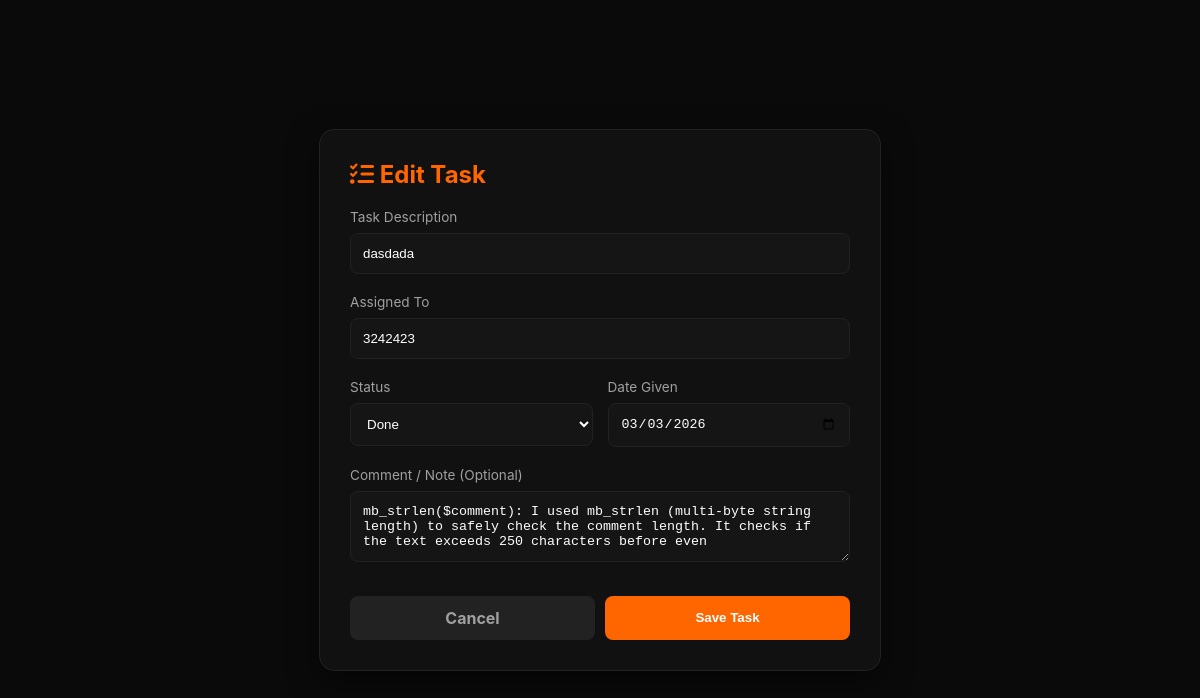
/add_task.php?id=5 (signed in), run on the app's committed database.
### tables this page shows
CREATE TABLE `tasks` (
  `id` int(11) NOT NULL,
  `task_description` text NOT NULL,
  `assigned_to` varchar(100) NOT NULL,
  `status` enum('Pending','In-Progress','Done') DEFAULT 'Pending',
  `date_given` date NOT NULL,
  `date_completed` date DEFAULT NULL,
  `comment` text DEFAULT NULL,
  `created_at` timestamp NOT NULL DEFAULT current_timestamp(),
  `last_updated` timestamp NOT NULL DEFAULT current_timestamp() ON UPDATE current_timestamp()
);

### add_task.php (the view, shortened to what this page needs)
<?php
require_once 'db.php';
$task = [
    'id' => '',
    'task_description' => '',
    'assigned_to' => '',
    'status' => 'Pending',
    'date_given' => date('Y-m-d'),
    'date_completed' => '',
    'comment' => ''
];
if (isset($_GET['id'])) {
    $stmt = $conn->prepare("SELECT * FROM tasks WHERE id = ?");
    $stmt->bind_param("i", $_GET['id']);
    $stmt->execute();
    $result = $stmt->get_result();
    if ($row = $result->fetch_assoc()) {
        $task = $row;
    }
}
$referer = $_SERVER['HTTP_REFERER'] ?? 'taskbox.php';
?>
<!DOCTYPE html>
<html lang="en">
<head>
    <link rel="stylesheet" href="https://cdnjs.cloudflare.com/ajax/libs/font-awesome/6.4.0/css/all.min.css">
</head>
<body>
<div class="form-card">
    <h2><i class="fa-solid fa-list-check"></i> <?php echo $task['id'] ? 'Edit Task' : 'New Task'; ?></h2>
    <form action="task_CRUD.php" method="POST">
        <div class="form-group">
            <label>Task Description</label>
            <input type="text" name="task_description" value="<?php echo htmlspecialchars($task['task_description']); ?>" required placeholder="What needs to be done?">
        </div>
        <div class="form-group">
            <label>Assigned To</label>
            <input type="text" name="assigned_to" value="<?php echo htmlspecialchars($task['assigned_to']); ?>" required placeholder="Name of Tech Support">
        </div>
        <div style="display: flex; gap: 15px;">
            <div class="form-group" style="flex: 1;">
                <label>Status</label>
                <select name="status">
                    <option value="Done" <?php echo $task['status'] == 'Done' ? 'selected' : ''; ?>>Done</option>
                </select>
            </div>
            <div class="form-group" style="flex: 1;">
                <label>Date Given</label>
                <input type="date" name="date_given" value="<?php echo $task['date_given']; ?>">
            </div>
        </div>
        <div class="form-group">
            <label>Comment / Note (Optional)</label>
            <textarea name="comment" rows="3"><?php echo htmlspecialchars($task['comment']); ?></textarea>
        </div>
        <div class="btn-row">
            <a href="<?php echo $referer; ?>" class="btn btn-cancel">Cancel</a>
            <button type="submit" class="btn btn-save">Save Task</button>
        </div>
    </form>
</div>
</body>
</html>

### add_task.php (style rules this page uses)
:root { --bg-dark: #0a0a0a; --card-bg: #111111; --primary-orange: #ff6600; --text-main: #ffffff; --border-color: #222222; --input-bg: #151515; }
body { background-color: var(--bg-dark); color: var(--text-main); font-family: 'Inter', sans-serif; display: flex; justify-content: center; align-items: center; min-height: 100vh; margin: 0; }
.form-card { background: var(--card-bg); padding: 30px; border-radius: 15px; border: 1px solid var(--border-color); width: 100%; max-width: 500px; box-shadow: 0 10px 30px rgba(0,0,0,0.5); }
h2 { margin-top: 0; color: var(--primary-orange); }
.form-group { margin-bottom: 20px; }
label { display: block; margin-bottom: 8px; font-size: 0.85rem; color: #a0a0a0; }
input, select, textarea { width: 100%; padding: 12px; background: var(--input-bg); border: 1px solid var(--border-color); border-radius: 8px; color: white; box-sizing: border-box; outline: none; }
.btn-row { display: flex; gap: 10px; margin-top: 30px; }
.btn { flex: 1; padding: 12px; border-radius: 8px; font-weight: bold; cursor: pointer; border: none; transition: 0.3s; }
.btn-save { background: var(--primary-orange); color: white; }
.btn-cancel { background: #222; color: #a0a0a0; text-decoration: none; text-align: center; }

### data on the page
tasks: task_description "dasdada", assigned_to "3242423", status "Done", date_given "03/03/2026", comment "mb_strlen($comment): I used mb_strlen (multi-byte string length) to safely check the comment length. It checks if the text exceeds 250 characters before even"
